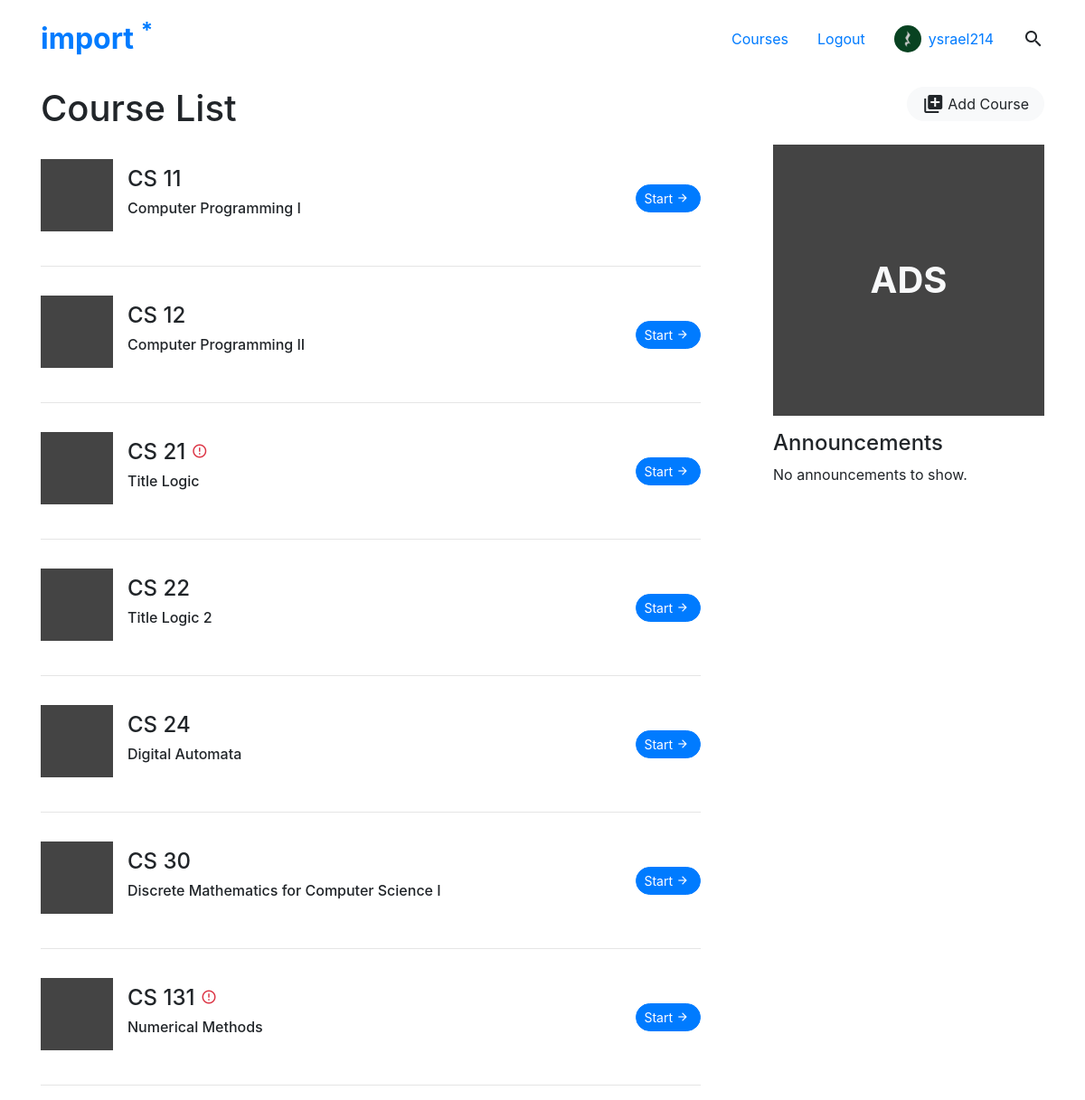
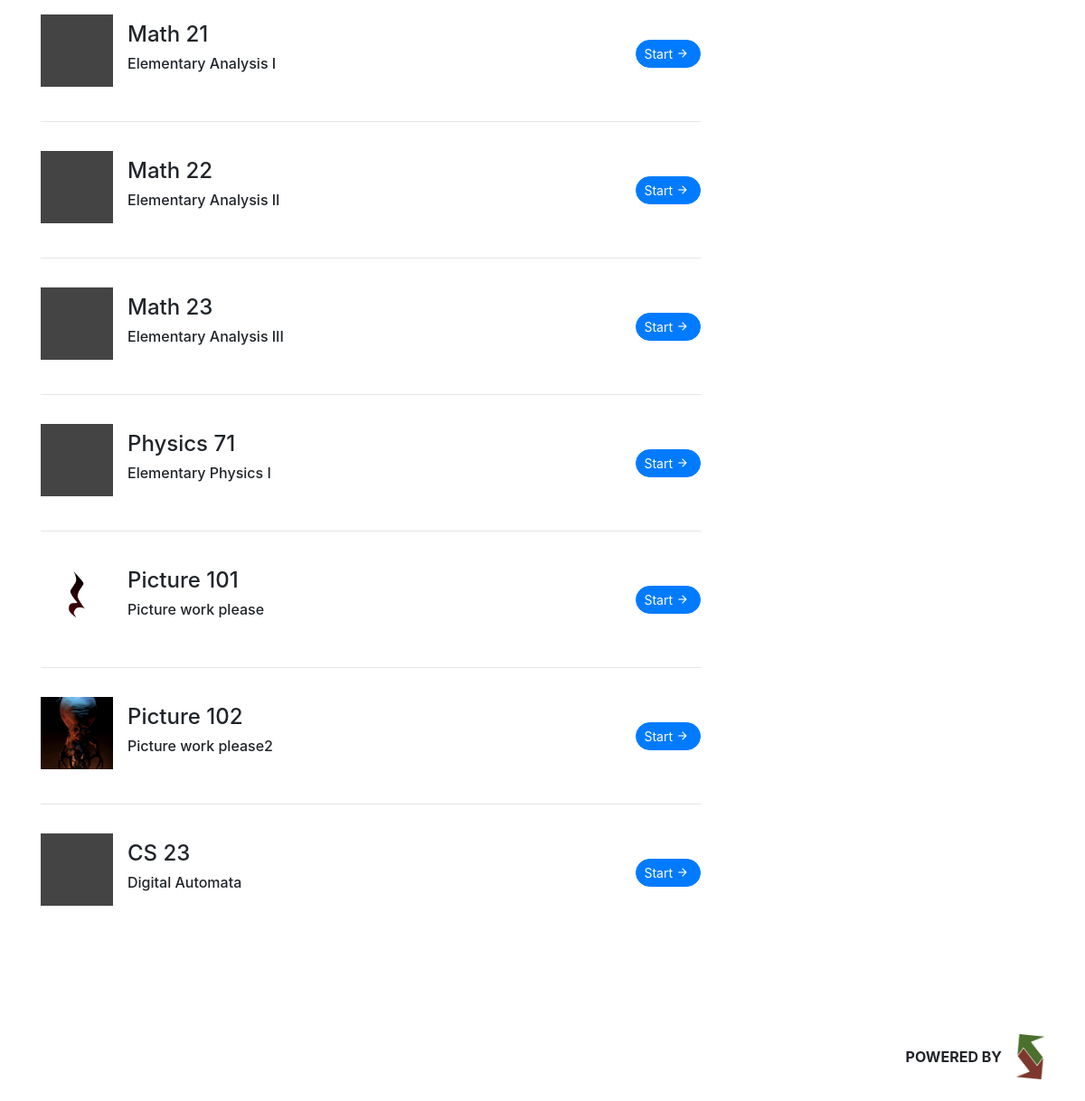
/course/ (signed in), run on an earlier commit of the app's database (2 pictures, top to bottom).
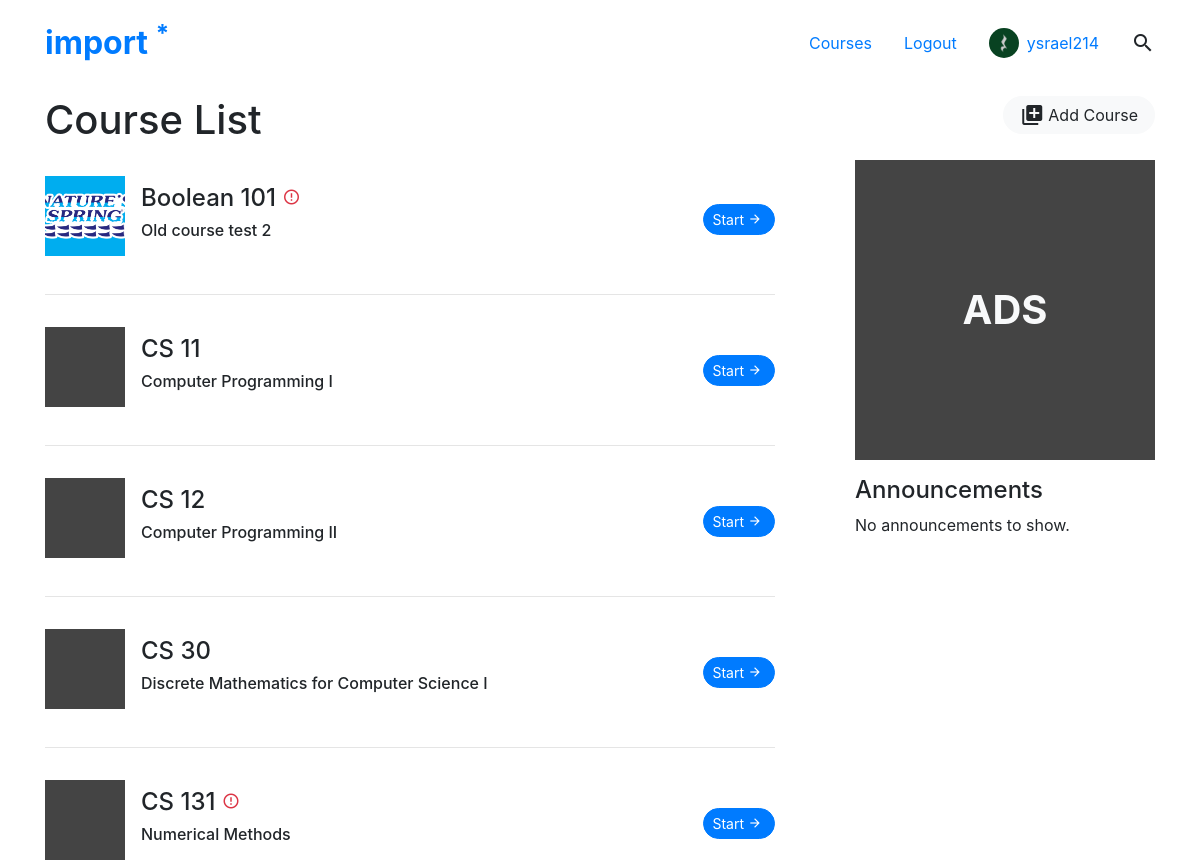
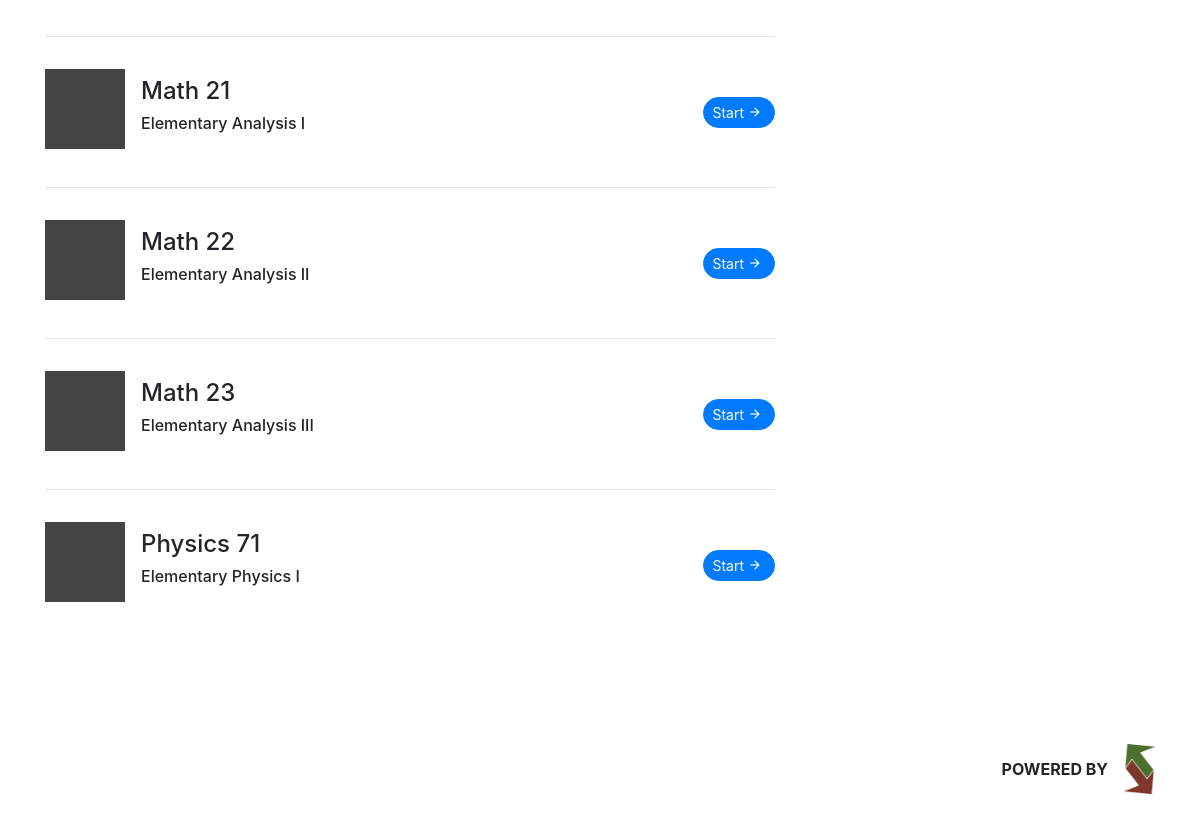
And on a later commit of the database (2 pictures, top to bottom).
### reviewer/models.py (models this page shows, shortened)
class ImportUser(AbstractUser):
	username = models.CharField("Username", max_length=30, primary_key=True)
	first_name = models.CharField("First Name", max_length=30)
	middle_name = models.CharField("Middle Name", max_length=30, blank=True, null=True)
	last_name = models.CharField("Last Name", max_length=30)
	suffix = models.CharField("Suffix", max_length=10, blank=True, null=True)
	studentnum = models.PositiveIntegerField("Student Number", null=True)
	show_studentnum = models.BooleanField("Show Student Number", default=True)
	email = models.EmailField("E-mail", max_length=60)
	show_email = models.BooleanField("Show E-mail", default=True)
	course = models.CharField("Course/Degree Program", max_length=60)
	is_superuser = models.BooleanField("Is SuperUser?", default=False)
	exp = models.PositiveIntegerField("Experience Points", default=0)
	prof_pic = models.ImageField(verbose_name="Profile Picture", null=True, blank=True, upload_to=user_uploadto)
	fave_lang = models.ForeignKey(Language, on_delete=models.SET_NULL, null=True, blank=True, verbose_name="Favorite Language")
	dark_mode = models.BooleanField("Dark Mode", default=False);

class Course(models.Model):
	name = models.CharField("Course Name", max_length=20)
	code = models.CharField("Course Code", max_length=10)
	number = models.CharField("Course Number", max_length=10)
	number_len = models.PositiveSmallIntegerField(default=1)
	title = models.CharField("Course Title", max_length=50)
	description = models.TextField("Course Description", blank=True)
	old_curr = models.BooleanField("Pre-2018 Curriculum Exclusive?", default=False)
	visible = models.BooleanField("Visible?", default=True)
	prereqs = models.ManyToManyField('self', blank=True, default=None, symmetrical=False, related_name="preq")
	coreqs = models.ManyToManyField('self', blank=True, default=None,symmetrical=False , related_name="creq")
	lastupdated = models.DateTimeField("Last Updated", default=timezone.now)
	image = models.ImageField(verbose_name="Cover Photo", null=True, blank=True, upload_to=course_uploadto)

### reviewer/views.py (the view)
# urls.py: path('course/', views.courselist, name="courselist"),
def courselist(request):
	courselist = Course.objects.filter(visible=True).order_by('code', 'number_len', 'number')
	context = {'courselist': courselist, 'course_count': len(courselist)}
	return render(request, 'reviewer/courses/course-list.html', context)

### reviewer/templates/reviewer/courses/course-list.html (shortened to what this page needs)
{% extends 'reviewer/base.html' %}
{% block content %}
	<div class="container py-5 d-flex">
		<div class="w-100 py-5">
			<div class="d-flex justify-content-between">
				<h1 class="mb-3">Course List</h1>
				{% if user.is_superuser %}
				<div class="d-inline-block">
					<a class="ajax-button" href="{% url 'admin_course' 'add' %}" data-toggle="modal" data-target="#importModal">
						<button type="button" class="btn btn-light px-3 d-flex" >
							<div class="my-auto d-flex">
								<i class="material-icons">
								</i>
								<span class="my-auto ml-1 d-none d-md-block">
								Add Course</span>
							</div>
						</button>
					</a>
				</div>
				{% endif %}
			</div>
			<div class="row">
				<div class="col-lg-8 course-list">
					{% if course_count == 0 %}
						<p>No courses available</p>
					{% else %}
						{% for course in courselist %}
							{% if forloop.counter != 1 %}
								<hr>
							{%endif%}
							<div class="py-3 d-flex justify-content-between" id="course-{{course.id}}">
								<div class="my-auto">
									<div class="d-inline-flex">
										<div class="my-auto mr-3 course-thumb" style="{% if course.image %}background-image: url('{{course.image.url}}'); {%endif%}">
										</div>
										<div class="my-auto mx-auto">
											<h4>
												{{course.name}}
												{% if course.old_curr == True %}
													<i class="material-icons material-icon-sm text-danger">error_outline</i>
												{% endif %}
											</h4>
											<h6>{{course.title}}</h6>
										</div>
									</div>
								</div>
								<a class="my-auto" href="{% url 'courselist' %}{{course.code | lower}}/{{course.number}}">
									<button class="btn btn-primary btn-sm d-flex justify-content-center">
											<span class="my-auto d-none d-md-block">Start</span><i class="material-icons my-auto mx-1" style="font-size: 1em">arrow_forward</i>
									</button>
								</a>
							</div>
						{% endfor %}
					{% endif %}
				</div>
				<div class="col-lg-4 d-flex">
					<div class="mx-auto mr-lg-0">
						<div class="d-flex mb-3 ad-box">
							<span class="m-auto text-light h1 font-weight-bold">ADS</span>
						</div>
						<div class="d-none d-lg-block">
							<h4>Announcements</h4>
							<p>No announcements to show.</p>
						</div>
					</div>
				</div>
			</div>
		</div>
	</div>
{% endblock %}

### reviewer/templates/reviewer/base.html (shortened to what this page needs)
{% load static %}
<!DOCTYPE html>
<html>
	<head>
		<link href="https://unpkg.com/material-components-web@latest/dist/material-components-web.min.css" rel="stylesheet">
	  	<link rel="stylesheet" href="{% static 'reviewer/css/bootstrap.min.css' %}">
	  	<link href="{% static 'reviewer/css/import.css' %}" rel="stylesheet"/>
	  	<link href="{% static 'reviewer/css/import.less' %}" type="text/css" rel="stylesheet/less"/>
	</head>
	<body>
		<div class="site-container w-100">
			{% include 'reviewer/partials/header.html' %}
			<div class="site-content">
				{% block content %}
				{% endblock %}
			</div>
			{% block footer %}
				{% include 'reviewer/partials/footer.html' %}
			{% endblock %}
		</div>
	</body>
</html>

### reviewer/templates/reviewer/partials/header.html (shortened to what this page needs)
{% load static %}
<header class="d-flex navbar import-header position-fixed py-3">
	<div class="container d-flex justify-content-between py-2">
		<a href="{% url 'index'%}" class="import-logo">
			<div class="noselect">
				<h2 class="h2 mb-0" ><strong>import <span class="import-font-primary"><sup>*</sup></span></strong></h2>
			</div>
		</a>
		<nav class="d-flex">
			<span class="mx-3 my-auto d-none d-lg-block"><a href="{% url 'courselist' %}">Courses</a></span>
			{% if user.is_authenticated %}
				<span class="mx-3 my-auto d-none d-lg-block"><a href="{% url 'logout' %}">Logout</a></span>
				<div class="mx-3 my-auto d-none d-lg-block">
					<a class="d-flex" href="{% url 'user' user.username %}">
						<img class="user-pic mr-2 my-auto" src="
						{% if user.prof_pic %}
							{{user.prof_pic.url}}
						{% else %}
							{% static 'reviewer/images/default_profile.png' %}
						{% endif %}
						">
						<span class="my-auto">{{user.username}}</span>
					</a>
				</div>
			{% else %}
				<span class="mx-3 my-auto d-none d-lg-block"><a href="{% url 'login' %}">Login</a></span>
			{% endif %}
			<i class="material-icons mx-3 mr-lg-0 my-auto">search</i>
		</nav>
	</div>
</header>

### reviewer/templates/reviewer/partials/footer.html
{% load static %}
<footer class="d-flex w-100 py-4">
	<div class="container d-flex justify-content-end align-items-center">
		<span class="my-auto mx-3 font-weight-bold">POWERED BY</span>
		<img src="{% static 'reviewer/images/dcss-colored.png' %}" style="max-height: 50px">
	</div>
</footer>

### reviewer/static/reviewer/css/import.css (style rules this page uses)
html { -webkit-font-smoothing: antialiased; -moz-osx-font-smoothing: grayscale; text-rendering: optimizeLegibility; }
body { font-size: 1em; }
.noselect, i { -webkit-touch-callout: none; -webkit-user-select: none; -khtml-user-select: none; -moz-user-select: none; -ms-user-select: none; user-select: none; }
.site-container { height: 100vh; width: 100vw; }
.site-content { min-height: 93vh; }
.material-icons { margin: 0 auto; }
.material-icon-sm { font-size: 18px !important; }
.btn { border-radius: 30px; }
.import-header { z-index: 99997; transition: 0.35s ease-in-out; border-color: transparent; width: 100%; }
.import-header .user-pic { height: 30px; width: 30px; }
.user-pic { height: 200px; width: 200px; border-radius: 100% }
.ad-box { height: 300px; width: 300px; background-color: #444; }
.course-thumb { height: 80px; width: 80px; background-color: #444; background-size: cover; background-position: center; }

What changed in the data, as far as the page shows it:
removed Course: name "CS 21", old_curr True (drawn), title "Title Logic"
removed Course: name "CS 22", title "Title Logic 2"
removed Course: name "CS 24", title "Digital Automata"
removed Course: image (picture), name "Picture 101", title "Picture work please"
removed Course: image (picture), name "Picture 102", title "Picture work please2"
removed Course: name "CS 23", title "Digital Automata"
added Course: image (picture), name "Boolean 101", old_curr True (drawn), title "Old course test 2"
